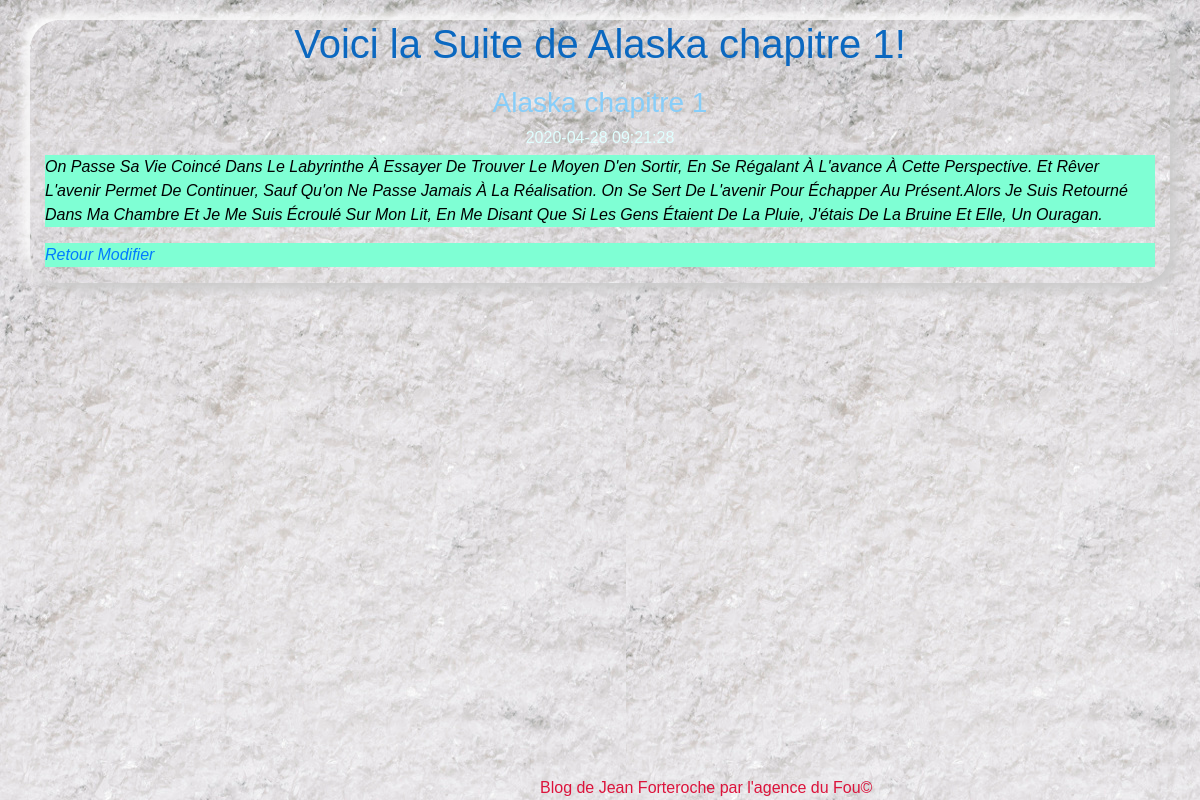
Page /concentre_toi/lirelasuite.php?id=1 on the committed database.
### tables this page shows
CREATE TABLE `chapitre` (
  `id` int(11) NOT NULL,
  `titre` varchar(255) NOT NULL,
  `contenu` text NOT NULL,
  `date_creation` datetime NOT NULL,
  `publication` tinyint(1) NOT NULL DEFAULT '0'
);

### concentre_toi/lirelasuite.php (the view, shortened to what this page needs)
<?php
if(isset($_GET['id']) && !empty($_GET['id'])){
    require_once('connex_bdd.php');
    $id = strip_tags($_GET['id']);
    $sql = 'SELECT * FROM chapitre WHERE id= :id;';
    $query=$bdd->prepare($sql);
    $query->bindValue(':id', $id, PDO::PARAM_INT);
    $query->execute();
    $chapitre = $query->fetch();
    }else{
        $_SESSION['erreur'] = "De quel Chapitre parlez-vous ?!";
        header('location: AdminBillet.php');
    }
?>
<!DOCTYPE html>
<html lang="fr">
<head>
    <link rel=" stylesheet" href="https://stackpath.bootstrapcdn.com/bootstrap/4.4.1/css/bootstrap.min.css"
>
    <link rel="stylesheet" href="public/css/styles.css">
</head>
<body>
    <main class="container">
        <div class="row">
            <section class="col-12">
                <h1>Voici la Suite de <?= $chapitre['titre'] ?>!</h1>
                <h3><?= $chapitre['titre'] .'</h>'.'<h5>'. " " . $chapitre['date_creation'] .'</h5>' ?>
                <p><?= $chapitre['contenu'] ?></p>
                <p>
                    <a href="AdminBillet.php">Retour</a>
                    <a href="update.php?id=<?= $chapitre['id'] ?>">Modifier</a>
                </p>
            </section>
        </div>
    </main>
    <footer>
                <?php require_once('footer.php'); ?>
    </footer>
</body>
</html>

### public/css/styles.css (style rules this page uses)
body { background: lightslategray url("../images/snowBG.jpg") repeat fixed 0 0; font-family: 'Lucida Sans', 'Lucida Sans Regular', 'Lucida Grande', 'Lucida Sans Unicode', Geneva, Verdana, sans-serif; }
h1 { text-align: center; color: rgb(11, 104, 192); padding-bottom: 10px; }
h3 { text-align: center; color: lightskyblue; }
h5 { color: lightcyan; font-size: 1rem; text-align: center; }
main { margin-top: 20px; }
.container { border-radius: 30px; box-shadow: 6px 6px 12px #c9c9c9, -6px -6px 12px #fff; }
p { text-transform: capitalize; font-style: oblique; color: black; background-color: aquamarine; }
footer { position:absolute; color: crimson; bottom: 0; left:45%; }

### rows in the picture
chapitre: titre "Alaska chapitre 1", date_creation "2020-04-28 09:21:28", contenu "On Passe Sa Vie Coincé Dans Le Labyrinthe À Essayer De Trouver Le Moyen D'en Sortir, En Se Régalant À L'avance À Cette Perspective. Et Rêver L'avenir Permet De Continuer, Sauf Qu'on Ne Passe Jamais À La Réalisation. On Se Sert De L'avenir Pour Échapper Au Présent.Alors Je Suis Retourné Dans Ma Chambre Et Je Me Suis Écroulé Sur Mon Lit, En Me Disant Que Si Les Gens Étaient De La Pluie, J'étais De La Bruine Et Elle, Un Ouragan."
